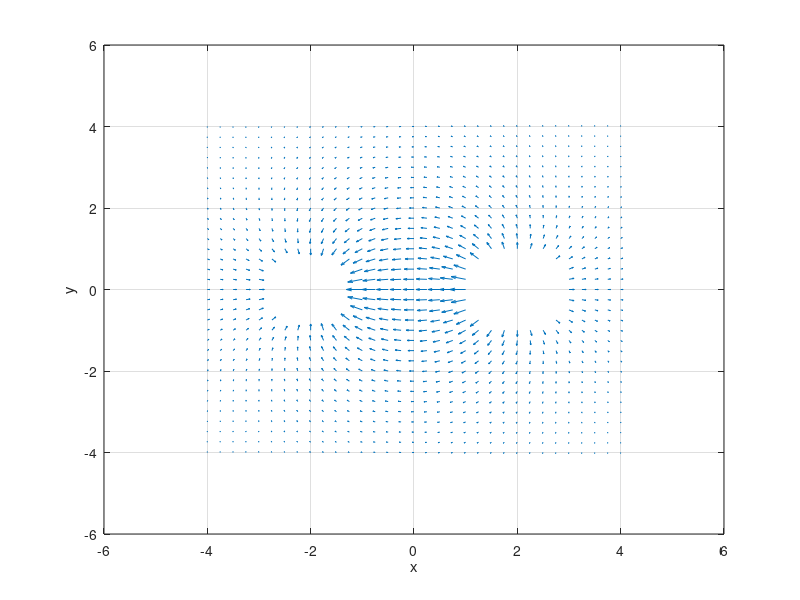

The MATLAB source for this figure:
% Q2.3.3
% All the equations are derived from previous questions
a = 1; h = 2;
k = h/a + sqrt((h/a)^2-1); s = (k^2-1)/k*a/2; 
x = -4:.25:4; y = x;
[xx,yy] = meshgrid(x,y);
outofleftcirc = ((xx+h).^2 + yy.^2 - a*a)>=0; 
outofrightcirc = ((xx-h).^2 + yy.^2 - a*a)>=0; 
cc = outofleftcirc.*outofrightcirc;
den = ((s-xx).^2 + yy.^2).*((s+xx).^2 + yy.^2);
numxx = s*(s^2 - xx.^2 + yy.^2);
numyy=-2*xx.*yy.*s;
Exx = -numxx./den.*cc;
Eyy = -numyy./den.*cc;
figure(1);
quiver(xx,yy,Exx,Eyy);
xlabel('x'); ylabel('y');
grid on;